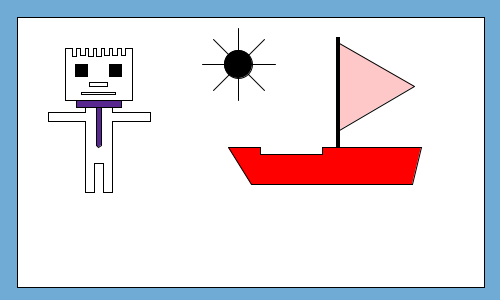
Frame 1 (no input)
Frame 60 (the mouse pressed at the canvas centre just before this capture): identical to frame 1, image omitted
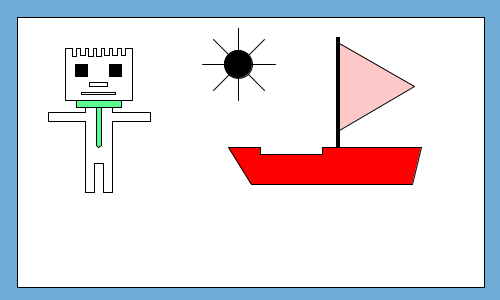
Frame 120 (the mouse held since frame 60 and released just before this capture)

The Processing sketch that drew these frames (run headless with seeded random() and noise(); from frame 60 on, the mouse is pressed at the canvas centre):

// Processing sketch: processing_99431
// ── processing_99431.pde


void setup(){
  size(500,300);
  frameRate(24);
}

void draw(){
  background(#70ABD6);
  
  fill(255,255,255);  
  rect(17,17,467,270);
  
  beginShape();
  vertex(65,48);
  vertex(65,100);
  vertex(132,100);
  vertex(132,48);
  vertex(125,48);
  vertex(125,55);
  vertex(121,55);
  vertex(121,48);
  vertex(117,48);
  vertex(117,55);
  vertex(112,55);
  vertex(112,48);
  vertex(109,48);
  vertex(109,55);
  vertex(104,55);
  vertex(104,48);
  vertex(101,48);
  vertex(101,56);
  vertex(96,56);
  vertex(96,48);
  vertex(93,48);
  vertex(93,56);
  vertex(88,56);
  vertex(88,48);
  vertex(85,48);
  vertex(85,55);
  vertex(80,55);
  vertex(80,48);
  vertex(76,48);
  vertex(76,56);
  vertex(72,56);
  vertex(72,48);
  vertex(65,48);
  endShape();

  fill(0,0,0);  
  rect(75,64,12,12);
  rect(109,64,12,12);
  
  beginShape();
  fill(255,255,255);  
  vertex(85,107);
  vertex(85,112);
  vertex(48,112);
  vertex(48,121);
  vertex(85,121);
  vertex(85,192);  
  vertex(94,192);
  vertex(94,163);
  vertex(103,163);
  vertex(103,192);
  vertex(112,192);
  vertex(112,121);
  vertex(150,121);
  vertex(150,112);
  vertex(112,112);
  vertex(112,107);
  vertex(85,107);
  endShape();  
    
  rect(89,82,18,4);
  rect(81,92,34,2);
  
  fill(58,mouseX,123,216);
  rect(76,100,45,7);
  

  beginShape();
  fill(58,mouseX,123,216);
  vertex(96,107);
  vertex(96,145);  
  vertex(98,147);
  vertex(101,145);
  vertex(101,107);
  vertex(96,107);  
  endShape();
  
  

  
  fill(0,0,0);
  ellipse(238,64,28,28);
  
  beginShape();
  vertex(238,28);
  vertex(238,100);
  endShape();
 
  beginShape();
  vertex(213,39);
  vertex(264,90);
  endShape();


  beginShape();
  vertex(264,39);
  vertex(213,90);
  endShape();

  beginShape();
  vertex(275,64);
  vertex(202,64);
  endShape();  

  beginShape();
  fill(255,0,0);  
  vertex(228,147);
  vertex(251,184);
  vertex(412,184);
  vertex(421,147);
  vertex(322,147);
  vertex(322,154);
  vertex(260,154);
  vertex(260,147);
  vertex(228,147);  
  endShape();  

  beginShape();
  fill(255,200,200);  
  vertex(414,86);
  vertex(339,43);
  vertex(339,130);
  vertex(414,86);  
  endShape();   

  fill(0,0,0);
  rect(336,37,3,109);
}
